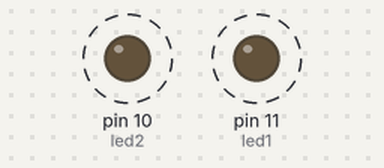
Simulated run of this sketch. Board: Arduino Uno, built with avr-gcc and run on an emulated ATmega328P. Parts: output pins drawn as LEDs (lit = HIGH). Dashed ring = blinking.

Above: at 0.5 s.
Timing chart, 0 to 5.1 s (numbered marks = the images above):
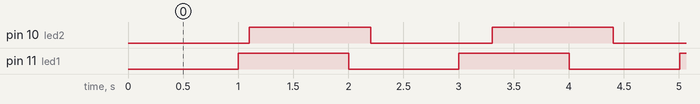

The sketch:

manip7.ino
```cpp
#include <Tempo.h>
#define led1 11
#define led2 10

Tempo ledTime1(1000, DELAY_ON);
Tempo ledTime2(1100, DELAY_ON);

boolean led1State = 0;
boolean led2State = 0;

void setup() {
    pinMode(led1, OUTPUT);
    pinMode(led2, OUTPUT);
    Serial.begin(9600);
    ledTime1.restart();
    ledTime2.restart();
}

void loop() {

    if (ledTime1.ison() == 1) {
        led1State = !led1State;
        digitalWrite(led1, led1State);
        ledTime1.restart();
    }
    if (ledTime2.ison() == 1) {
        led2State = !led2State;
        digitalWrite(led2, led2State);
        ledTime2.restart();
    }
}
```

Tempo.cpp
```cpp
/*
        Tempo.cpp
        méthodes de créations des tempos
*/

#include "Arduino.h"
#include "Tempo.h"

Tempo::Tempo( int val, int mode )
{
        _mode = mode ;
        _val = val ;
        if (_mode == 2) { _status = 1 ; }			// si delay_off
        else          	{ _status = 0 ; }			// dans les autres cas
        _offset = millis() + val ;					// actuel = offset
}

boolean Tempo::ison()
{
        boolean m1 ;
        unsigned long valt ;
        valt = millis() ;
        switch ( _mode )
        {
			case 1:									// si delay_on:
				if ((unsigned long)(valt > _offset)) 				// et si temps écoulé
					{ _status = 1; return 1; } 		// status = 1
                else
					{return 0; }					// si temps pas écoulé
                break;
            case 2:									// si delay_off:
                if ((unsigned long)(valt > _offset)) 				// et si temps écoulé
					{ _status = 0; return 0; } 		// status = 0
                else
					{return 1; }					// si temps pas écoulé
                break;
            case 3:									// si delay_pulse:
                if ((unsigned long)(valt > _offset)) 				// et si temps écoulé
					{ _status = 0; return 0; } 		// status = 0
                else
					{return 1; }					// si temps pas écoulé
                break;
            default:
                return -1;							// en cas d'erreur
        }
}

void Tempo::restart()								// méthode de redémarrage de la tempo
{
        if (_mode == 2) {_status = 1; }
        else            {_status = 0; }
        _offset = millis() + _val;					// recalcul nouvel offset
}

void Tempo::set(int newVal)							// réglage de la nouvelle valeur de Tempo
{
	_val = newVal;
}
```

Tempo.h
```cpp
/*
        Tempo.h
        librairie contenant le code pour la gestion des temporisations

*/
#ifndef Tempo_h
#define Tempo_h

#define DELAY_ON 1
#define DELAY_OFF 2
#define DELAY_PULSE 3

#include "Arduino.h"
/*
        classe Tempo
        val = valeur de la tempo
        mode = mode de fonctionnement de la tempo:
                DELAY_ON
                        la tempo passe à "1" une fois écoulée
                DELAY_OFF
                        la tempo passe à "0" une fois écoulée
                DELAY_PULSE
                        la tempo passe à "1" à l'activation, puis à "0"
                        une fois écoulée

        restart() est la méthode de démarrage de la tempo
        ison() est la méthode qui lit le status de la tempo
        set() est la méthode qui met la tempo à une autre valeur
*/
class Tempo
{
        public:
                Tempo(int val, int mode);
                boolean ison();
                void restart();
                void set(int newVal);
        private:
                int _mode;
                unsigned long _val;
                unsigned long _offset;
                boolean _status;
};

#endif
```

Measured:
- by itself, pin 10 (led2): alternates HIGH for 1.1 s and LOW for 1.1 s
- by itself, pin 11 (led1): alternates HIGH for 1.0 s and LOW for 1.0 s
- by itself, everything shown: repeats every 22.0 s, in 42 steps
